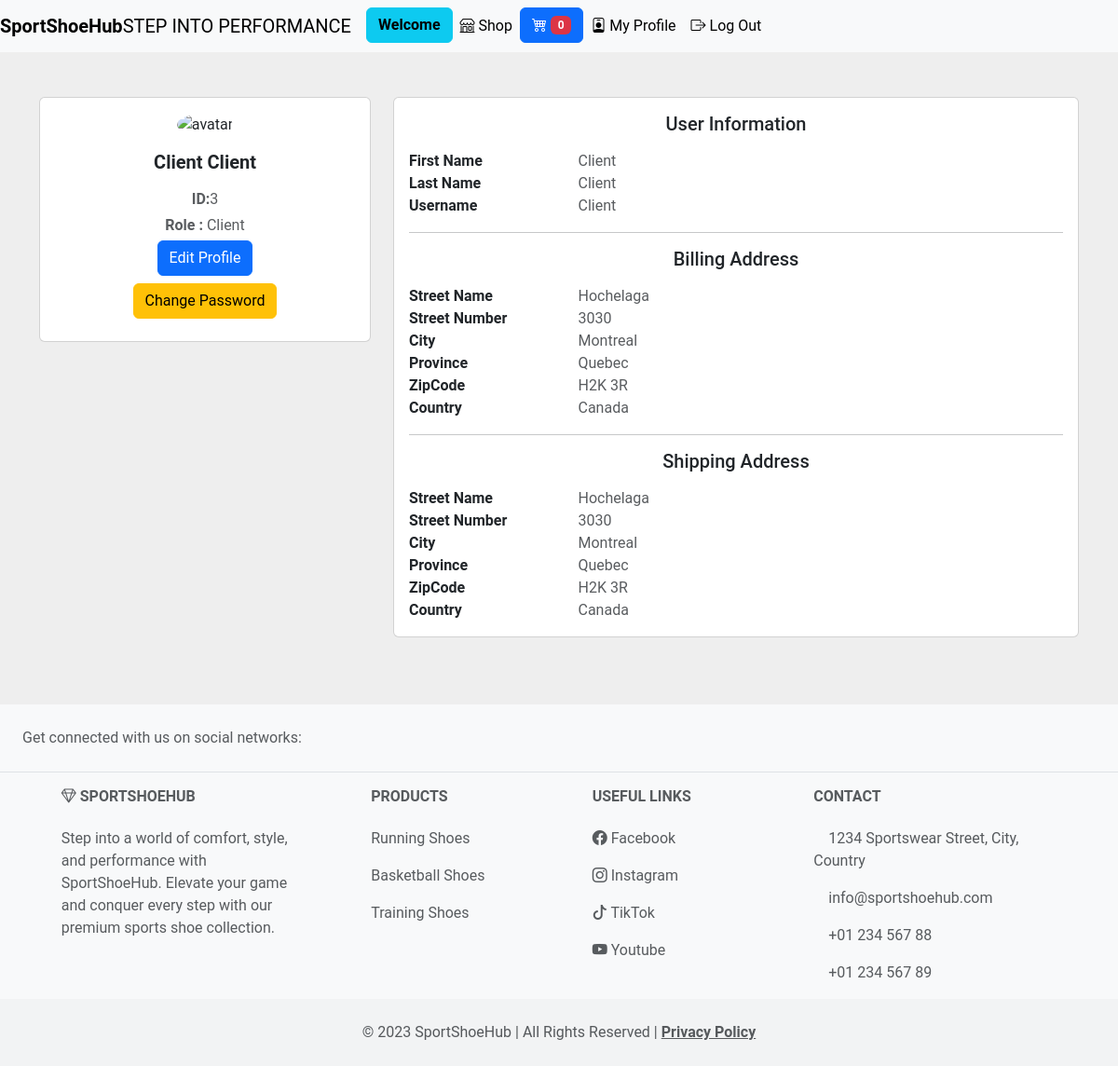
Page /views/MyProfile.php (signed in) on the committed database.
### tables this page shows
CREATE TABLE `user` (
  `id` bigint(20) NOT NULL,
  `token` varchar(255) NOT NULL,
  `username` varchar(40) DEFAULT NULL,
  `fname` varchar(40) DEFAULT NULL,
  `lname` varchar(40) DEFAULT NULL,
  `pwd` varchar(255) DEFAULT NULL,
  `billing_address_id` bigint(20) NOT NULL,
  `shipping_address_id` bigint(20) NOT NULL,
  `role_id` bigint(20) NOT NULL
);

CREATE TABLE `address` (
  `id` bigint(20) NOT NULL,
  `street_name` varchar(50) DEFAULT NULL,
  `street_nb` int(11) DEFAULT NULL,
  `city` varchar(50) DEFAULT NULL,
  `province` varchar(50) DEFAULT NULL,
  `zipcode` varchar(6) DEFAULT NULL,
  `country` varchar(50) DEFAULT NULL
);

### models/Crud.php (called while the page is built, shortened)
<?php
class Crud
{
    public $connexion;
    private function connect()
    {
        $host = "localhost";
        $db = "ecom2_project";
        $user = "root";
        $password = "";
        $dsn = "mysql:host=$host;dbname=$db;charset=UTF8";
        try {
            $this->connexion = new PDO($dsn, $user, $password);
            $this->connexion->setAttribute(PDO::ATTR_ERRMODE, PDO::ERRMODE_EXCEPTION);
        } catch (PDOException $e) {
            throw new Exception("Database connection failed: " . $e->getMessage());
        }
    }
    public function getById($table, $id)
    {
        $PDOStatement = $this->connexion->prepare("SELECT * FROM $table WHERE id = :id");
        $PDOStatement->bindParam(':id', $id, PDO::PARAM_INT);
        $PDOStatement->execute();
        return $PDOStatement->fetch(PDO::FETCH_ASSOC);
    }
    public function __destruct()
    {
        $this->connexion = null;
    }
}

### controllers/sessions.php (called while the page is built, shortened)
<?php
class SessionManager
{
    public static function getSessionData($key)
    {
        return isset($_SESSION[$key]) ? $_SESSION[$key] : null;
    }
}

### models/User.php (called while the page is built, shortened)
<?php
require_once('Crud.php');
require_once('Address.php');
class User extends Crud
{
    public function getUserById($id)
    {
        $user = $this->getById('user', $id);
        if ($user) {
            $billingAddress = $this->getAddressById($user['billing_address_id']);
            $shippingAddress = $this->getAddressById($user['shipping_address_id']);
            $user['billing_address'] = $billingAddress;
            $user['shipping_address'] = $shippingAddress;
        }
        return $user;
    }
    public function getAddressById($id)
    {
        $addressModel = new Address();
        return $addressModel->getAddressById($id);
    }
    public function getUserRole($id)
    {
        $user = $this->getUserById($id);
        return $user['role_id'];
    }
}

### models/Address.php (called while the page is built, shortened)
<?php
require_once('Crud.php');
class Address extends Crud
{
    public function getAddressById($id)
    {
        return $this->getById('address', $id);
    }
}

### views/MyProfile.php (the view, shortened to what this page needs)
<?php
include "./includes/Header.php";
require_once('../controllers/sessions.php');
$userModel = new User();
$addressModel = new Address();
$user_id = SessionManager::getSessionData('user_id');
$user = $userModel->getUserById($user_id);
if ($user) {
    $billingAddress = $addressModel->getAddressById($user['billing_address_id']);
    $shippingAddress = $addressModel->getAddressById($user['shipping_address_id']);
?>
    <main>
        <section style="background-color: #eee;">
            <div class="container py-5">
                <div class="row">
                    <div class="col-lg-4">
                        <div class="card mb-4">
                            <div class="card-body text-center">
                                <img src="https://bootdey.com/img/Content/avatar/avatar7.png" alt="avatar" class="rounded-circle img-fluid" style="width: 150px;">
                                <h5 class="my-3">
                                    <b><?= $user['fname'] . " " . $user['lname']; ?></b>
                                </h5>
                                <p class="text-muted mb-1"><b>ID:</b><?= $user['id']; ?></p>
                                <p class="text-muted mb-1"><b>Role :</b> <?= $user['role_id'] == 1 ? 'Super Admin' : ($user['role_id'] == 2 ? 'Admin' : 'Client'); ?></p>
                                <div class="d-block justify-content-center mb-2">
                                    <a href="editMyProfile.php" class="btn btn-primary">Edit Profile</a>
                                </div>
                                <div class="d-block justify-content-center mb-2">
                                    <a href="changePassword.php" class="btn btn-warning">Change Password</a>
                                </div>
                            </div>
                        </div>
                    </div>
                    <div class="col-lg-8">
                        <div class="card mb-4">
                            <div class="card-body">
                                <div class="row">
                                    <div class="col-sm-12">
                                        <h5 class="mb-3" style="text-align: center;">User Information</h5>
                                    </div>
                                </div>
                                <div class="row">
                                    <div class="col-sm-3">
                                        <p class="mb-0"><b>First Name</b></p>
                                    </div>
                                    <div class="col-sm-9">
                                        <p class="text-muted mb-0"><?= $user['fname']; ?></p>
                                    </div>
                                </div>
                                <div class="row">
                                    <div class="col-sm-3">
                                        <p class="mb-0"><b>Last Name</b></p>
                                    </div>
                                    <div class="col-sm-9">
                                        <p class="text-muted mb-0"><?= $user['lname']; ?></p>
                                    </div>
                                </div>
                                <div class="row">
                                    <div class="col-sm-3">
                                        <p class="mb-0"><b>Username</b></p>
                                    </div>
                                    <div class="col-sm-9">
                                        <p class="text-muted mb-0"><?= $user['username']; ?></p>
                                    </div>
                                </div>
                                <hr>
                                <div class="row">
                                    <div class="col-sm-12">
                                        <h5 class="mb-3" style="text-align: center;">Billing Address</h5>
                                    </div>
                                </div>
                                <div class="row">
                                    <div class="col-sm-3">
                                        <p class="mb-0"><b>Street Name</b></p>
                                    </div>
                                    <div class="col-sm-9">
                                        <p class="text-muted mb-0"><?= $billingAddress['street_name']; ?></p>
                                    </div>
                                </div>
                                <div class="row">
                                    <div class="col-sm-3">
                                        <p class="mb-0"><b>Street Number</b></p>
                                    </div>
                                    <div class="col-sm-9">
                                        <p class="text-muted mb-0"><?= $billingAddress['street_nb']; ?></p>
                                    </div>
                                </div>
                                <div class="row">
                                    <div class="col-sm-3">
                                        <p class="mb-0"><b>City</b></p>
                                    </div>
                                    <div class="col-sm-9">
                                        <p class="text-muted mb-0"><?= $billingAddress['city']; ?></p>
                                    </div>
                                </div>
                                <div class="row">
                                    <div class="col-sm-3">
                                        <p class="mb-0"><b>Province</b></p>
                                    </div>
                                    <div class="col-sm-9">
                                        <p class="text-muted mb-0"><?= $billingAddress['province']; ?></p>
                                    </div>
                                </div>
                                <div class="row">
                                    <div class="col-sm-3">
                                        <p class="mb-0"><b>ZipCode</b></p>
                                    </div>
                                    <div class="col-sm-9">
                                        <p class="text-muted mb-0"><?= $billingAddress['zipcode']; ?></p>
                                    </div>
                                </div>
                                <div class="row">
                                    <div class="col-sm-3">
                                        <p class="mb-0"><b>Country</b></p>
                                    </div>
                                    <div class="col-sm-9">
                                        <p class="text-muted mb-0"><?= $billingAddress['country']; ?></p>
                                    </div>
                                </div>
                                <hr>
                                <div class="row">
                                    <div class="col-sm-12">
                                        <h5 class="mb-3" style="text-align: center;">Shipping Address</h5>
                                    </div>
                                </div>
                                <div class="row">
                                    <div class="col-sm-3">
                                        <p class="mb-0"><b>Street Name</b></p>
                                    </div>
                                    <div class="col-sm-9">
                                        <p class="text-muted mb-0"><?= $shippingAddress['street_name']; ?></p>
                                    </div>
                                </div>
                                <div class="row">
                                    <div class="col-sm-3">
                                        <p class="mb-0"><b>Street Number</b></p>
                                    </div>
                                    <div class="col-sm-9">
                                        <p class="text-muted mb-0"><?= $shippingAddress['street_nb']; ?></p>
                                    </div>
                                </div>
                                <div class="row">
                                    <div class="col-sm-3">
                                        <p class="mb-0"><b>City</b></p>
                                    </div>
                                    <div class="col-sm-9">
                                        <p class="text-muted mb-0"><?= $shippingAddress['city']; ?></p>
                                    </div>
                                </div>
                                <div class="row">
                                    <div class="col-sm-3">
                                        <p class="mb-0"><b>Province</b></p>
                                    </div>
                                    <div class="col-sm-9">
                                        <p class="text-muted mb-0"><?= $shippingAddress['province']; ?></p>
                                    </div>
                                </div>
                                <div class="row">
                                    <div class="col-sm-3">
                                        <p class="mb-0"><b>ZipCode</b></p>
                                    </div>
                                    <div class="col-sm-9">
                                        <p class="text-muted mb-0"><?= $shippingAddress['zipcode']; ?></p>
                                    </div>
                                </div>
                                <div class="row">
                                    <div class="col-sm-3">
                                        <p class="mb-0"><b>Country</b></p>
                                    </div>
                                    <div class="col-sm-9">
                                        <p class="text-muted mb-0"><?= $shippingAddress['country']; ?></p>
                                    </div>
                                </div>
                            </div>
                        </div>
                    </div>
                </div>
            </div>
        </section>
    </main>
<?php
}
include './includes/Footer.php';
?>

### public/css/style.css (style rules this page uses)
body { margin: 0; background: linear-gradient(to right bottom, rgb(240, 236, 238), rgb(124, 157, 167), rgb(196, 128, 138)); min-height: 100vh; font-family: "Roboto", sans-serif; }

### rows in the picture
user: fname "Client", lname "Client", id "3", username "Client"
address: street_name "Hochelaga", street_nb "3030", city "Montreal", province "Quebec", zipcode "H2K 3R", country "Canada"

### other values in the picture
$cartQuantity "0"
